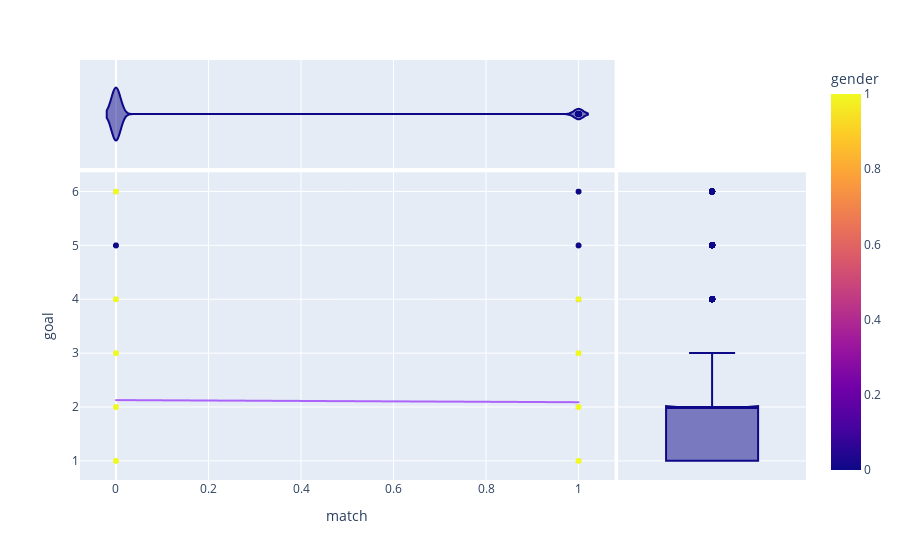

Write notebook code for a chart like this one.
### Markdown cell above
Ils sortent une fois par mois sur les sites de rencontre sachant qu'il sortent moyenne 2 fois par semaine
Y a t il une fin dans les matchs sur l'application doivent ils se rencontrer en vrai

### Code cell
fig = px.scatter(dataset, x = "match", y = "goal", color = "gender", trendline = "ols", marginal_x = "violin", marginal_y = "box")
fig.show()

#Calcul de la correlation entre l'objectif et le match
correlation_objectif= dataset[['goal','']].corr()
print(correlation_objectif)

### Figure 1 — Plotly figure (JSON) as saved in the notebook; plotly's stock layout.template omitted (floating-point values rounded to 4 significant figures; data arrays with more than 128 entries replaced by an {"elided": "..."} marker saying what was removed)
{"data": [{"hovertemplate": "match=%{x}<br>goal=%{y}<br>gender=%{marker.color}<extra></extra>", "legendgroup": "", "marker": {"color": {"elided": "8378 int values"}, "coloraxis": "coloraxis", "symbol": "circle"}, "mode": "markers", "name": "", "showlegend": false, "type": "scattergl", "x": {"elided": "8378 int values"}, "xaxis": "x", "y": {"elided": "8378 int values"}, "yaxis": "y"}, {"alignmentgroup": "True", "hovertemplate": "match=%{x}<extra></extra>", "legendgroup": "", "marker": {"color": "#0d0887", "symbol": "circle"}, "name": "", "offsetgroup": "", "scalegroup": "x", "showlegend": false, "type": "violin", "x": {"elided": "8378 int values"}, "xaxis": "x3", "yaxis": "y3"}, {"alignmentgroup": "True", "hovertemplate": "goal=%{y}<extra></extra>", "legendgroup": "", "marker": {"color": "#0d0887", "symbol": "circle"}, "name": "", "notched": true, "offsetgroup": "", "showlegend": false, "type": "box", "xaxis": "x2", "y": {"elided": "8378 int values"}, "yaxis": "y2"}, {"hovertemplate": "<b>OLS trendline</b><br>goal = -0.03912 * match + 2.1285<br>R<sup>2</sup>=0.000106<br><br>match=%{x}<br>goal=%{y} <b>(trend)</b><extra></extra>", "legendgroup": "", "marker": {"symbol": "circle"}, "mode": "lines", "name": "", "showlegend": false, "type": "scattergl", "x": {"elided": "8299 int values"}, "xaxis": "x", "y": {"elided": "8299 float values"}, "yaxis": "y"}], "layout": {"coloraxis": {"colorbar": {"title": {"text": "gender"}}, "colorscale": [[0, "#0d0887"], [0.1111, "#46039f"], [0.2222, "#7201a8"], [0.3333, "#9c179e"], [0.4444, "#bd3786"], [0.5556, "#d8576b"], [0.6667, "#ed7953"], [0.7778, "#fb9f3a"], [0.8889, "#fdca26"], [1, "#f0f921"]]}, "legend": {"tracegroupgap": 0}, "margin": {"t": 60}, "xaxis": {"anchor": "y", "domain": [0, 0.7363], "title": {"text": "match"}}, "xaxis2": {"anchor": "y2", "domain": [0.7413, 1], "matches": "x2", "showgrid": false, "showline": false, "showticklabels": false, "ticks": ""}, "xaxis3": {"anchor": "y3", "domain": [0, 0.7363], "matches": "x", "showgrid": true, "showticklabels": false}, "xaxis4": {"anchor": "y4", "domain": [0.7413, 1], "matches": "x2", "showgrid": false, "showline": false, "showticklabels": false, "ticks": ""}, "yaxis": {"anchor": "x", "domain": [0, 0.7326], "title": {"text": "goal"}}, "yaxis2": {"anchor": "x2", "domain": [0, 0.7326], "matches": "y", "showgrid": true, "showticklabels": false}, "yaxis3": {"anchor": "x3", "domain": [0.7426, 1], "matches": "y3", "showgrid": false, "showline": false, "showticklabels": false, "ticks": ""}, "yaxis4": {"anchor": "x4", "domain": [0.7426, 1], "matches": "y3", "showgrid": true, "showline": false, "showticklabels": false, "ticks": ""}}}
